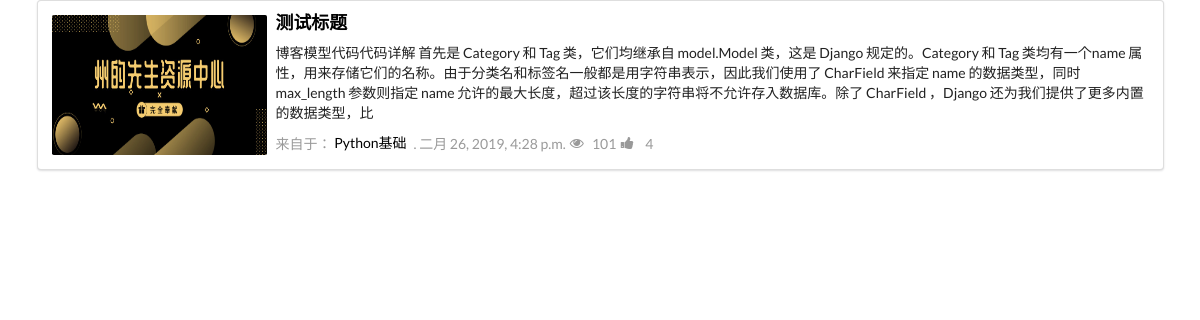
/blog/tag/1/, run on the app's committed database.
### myblog/models.py (models this page shows, shortened)
class Post(models.Model):
    author = models.ForeignKey(
        User, verbose_name='作者', on_delete=models.CASCADE)
    title = models.CharField(max_length=70, verbose_name='标题')
    content = models.TextField('内容')
    create_date = models.DateTimeField(
        '创建日期', auto_now_add=True, editable=True)
    update_date = models.DateTimeField('更新日期', auto_now=True, null=True)
    cover = models.ImageField('博客封面', upload_to='post', default=None)
    views = models.IntegerField('浏览数', default=0)
    recommend = models.BooleanField('推荐博客', default=False)
    excerpt = models.CharField(max_length=200, blank=True)
    category = models.ForeignKey(
        Category, verbose_name='博客分类', on_delete=models.CASCADE)
    tags = models.ManyToManyField(Tags, verbose_name='标签', blank=True)
    def was_published_recently(self):
        now = timezone.now()
        return now - datetime.timedelta(days=1) <= self.create_date <= now
    was_published_recently.admin_order_field = 'create_date'
    was_published_recently.boolean = True
    was_published_recently.short_description = '最近发布?'
    class Meta:
        ordering = ['-create_date']
        verbose_name = "文章"
        verbose_name_plural = "文章"

class Category(models.Model):
    name = models.CharField('分类名称', max_length=100, default='')
    class Meta:
        verbose_name = '博客分类'
        verbose_name_plural = '博客分类'

### myblog/views.py (the view)
# urls.py: path('tag/<int:tag_id>/', views.tag, name='tag'),
def tag(request, tag_id):
    posts = Post.objects.filter(tags__id__exact=tag_id)
    context = {}
    context['post_list'] = posts
    return render(request, 'myblog/category.html', context)

### myblog/templates/myblog/category.html
{% load static %}
<link rel="stylesheet" type="text/css" href="{% static 'myblog/css/semantic.css' %}">
<link rel="stylesheet" type="text/css" href="{% static 'myblog/css/style.css' %}">
<div class="ui container segment">
    <div class="ui items">
        {% for post in post_list %}
        <div class="item">
            <div class="image">
                <img src="../../media/{{ post.cover }}" style="width:215px;height:140px;">
            </div>
            <div class="content" style="margin-left:2em;">
                <div class="ui header">
                    <a href="{% url 'blog:detail' post.id %}" style="color:black;">{{ post.title }}</a>
                </div>
                <div class="description">
                    <p>{{ post.content |truncatechars:250 }}</p>
                </div>
                <div class="extra">
                    来自于： <a href="{% url 'blog:cate' post.category.id %}"
                        style="color:black;">{{ post.category.name }}</a>.
                    {{  post.create_date }}
                    <i class="eye icon"></i>{{ post.views }}
                    <i class="thumbs up icon"></i> 4
                </div>
            </div>
        </div>
        {% empty %}
        <p>No post are available.</p>
        {% endfor %}
    </div>
</div>

### data on the page
Post: cover (picture), title "测试标题", content "博客模型代码代码详解 首先是 Category 和 Tag 类，它们均继承自 model.Model 类，这是 Django 规定的。Category 和 Tag 类均有一个name 属性，用来存储它们的名称。由于分类名和标签名一般都是用字符串表示，因此我们使用了 CharField 来指定 name 的数据类型，同时 max_length 参数则指定 name 允许的最大长度，超过该长度的字符串将不允许存入数据库。除了 CharField ，Django 还为我们提供了更多内置的数据类型，比", category.name "Python基础", create_date "二月 26, 2019, 4:28 p.m.", views "101"
